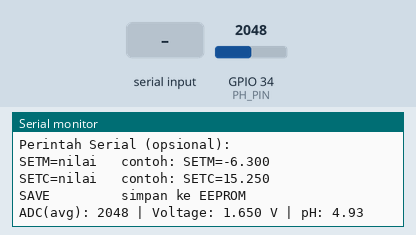
Recording of a sketch running on a simulated ESP32. On the bench: the last lines printed to the serial monitor. Inputs (shaded band) come from the test bench; at power-on: GPIO 34 (PH_PIN) = 2048. EEPROM starts erased.

Above: at 1.2 s.
1.3 s: "SETM=\n" received over Serial
At 2.9 s:
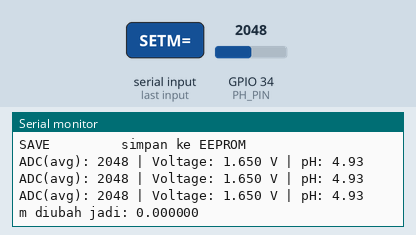
3.8 s: "SETC=\n" received over Serial
At 5.4 s:
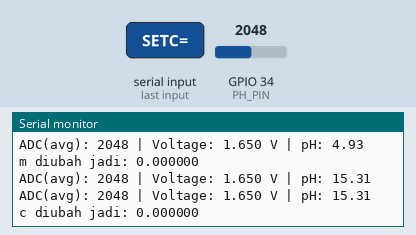
6.0 s: GPIO 34 (PH_PIN) set to 2866
At 7.3 s:
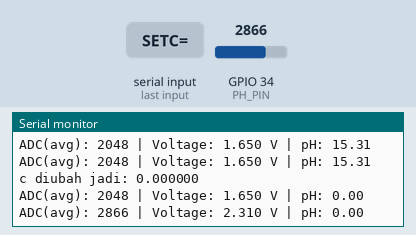
7.5 s: GPIO 34 (PH_PIN) set to 3603
At 8.6 s:
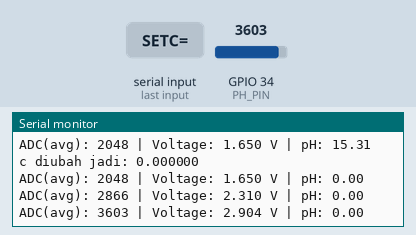
Timing chart, 0 to 10.0 s (numbered marks = the images above; inputs shaded):
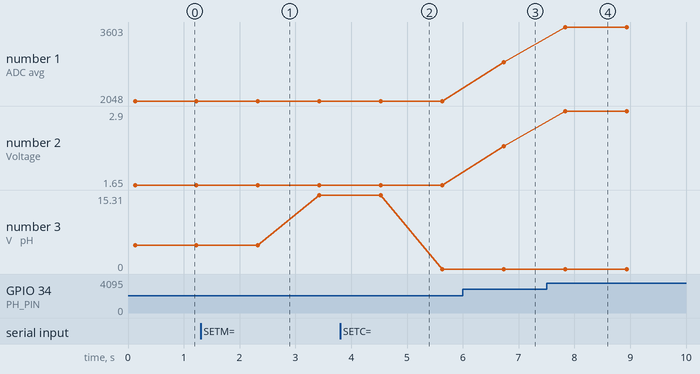

The sketch:

PH_Wth_EEPROM_Averging.ino
```cpp
#include <EEPROM.h>

#define PH_PIN 34

// Alamat EEPROM
#define ADDR_M 0
#define ADDR_C 4

float m = -6.289;   // default awal (kalibrasi kamu)
float c = 15.187;

// Fungsi averaging ADC
int readADC() {
  long sum = 0;
  for (int i = 0; i < 10; i++) {
    sum += analogRead(PH_PIN);
    delay(10);
  }
  return sum / 10;
}

void saveCalibration(float newM, float newC) {
  EEPROM.put(ADDR_M, newM);
  EEPROM.put(ADDR_C, newC);
  EEPROM.commit();
  Serial.println(">>> Kalibrasi DISIMPAN ke EEPROM");
}

void loadCalibration() {
  EEPROM.get(ADDR_M, m);
  EEPROM.get(ADDR_C, c);

  // Kalau EEPROM kosong / rusak, pakai default
  if (isnan(m) || isnan(c)) {
    m = -6.289;
    c = 15.307;
    saveCalibration(m, c);
    Serial.println(">>> EEPROM kosong, pakai kalibrasi default");
  }

  Serial.println("=== KALIBRASI DARI EEPROM ===");
  Serial.print("m = "); Serial.println(m, 6);
  Serial.print("c = "); Serial.println(c, 6);
}

void setup() {
  Serial.begin(115200);
  EEPROM.begin(32);          // wajib di ESP32

  loadCalibration();

  Serial.println("=== SENSOR pH ESP32 (EEPROM + AVERAGING) ===");
  Serial.println("Perintah Serial (opsional):");
  Serial.println("SETM=nilai   contoh: SETM=-6.300");
  Serial.println("SETC=nilai   contoh: SETC=15.250");
  Serial.println("SAVE         simpan ke EEPROM");
}

void loop() {
  int adc = readADC();
  float voltage = adc * (3.3 / 4095.0);
  float pH = m * voltage + c;

  Serial.print("ADC(avg): ");
  Serial.print(adc);
  Serial.print(" | Voltage: ");
  Serial.print(voltage, 3);
  Serial.print(" V | pH: ");
  Serial.println(pH, 2);

  // ---- BACA PERINTAH DARI SERIAL (OPSIONAL) ----
  if (Serial.available()) {
    String cmd = Serial.readStringUntil('\n');
    cmd.trim();

    if (cmd.startsWith("SETM=")) {
      m = cmd.substring(5).toFloat();
      Serial.print("m diubah jadi: ");
      Serial.println(m, 6);
    }
    else if (cmd.startsWith("SETC=")) {
      c = cmd.substring(5).toFloat();
      Serial.print("c diubah jadi: ");
      Serial.println(c, 6);
    }
    else if (cmd == "SAVE") {
      saveCalibration(m, c);
    }
  }

  delay(1000);
}
```

Measured:
- after the input at 1.3 s, the serial monitor: prints a new line after 1.0 s (image 1)
- after the input at 3.8 s, the serial monitor: prints a new line after 0.73 s (image 2)
- after the input at 6.0 s, the serial monitor: prints a new line after 0.74 s (image 3)
- after the input at 7.5 s, the serial monitor: prints a new line after 0.34 s (image 4)
- plotted number 1: 2048 → 2866 after the input at 6.0 s, 2866 → 3603 after the input at 7.5 s
- plotted number 2: 1.65 → 2.31 after the input at 6.0 s, 2.31 → 2.9 after the input at 7.5 s
- plotted number 3: 4.93 → 15.31 after the input at 1.3 s
